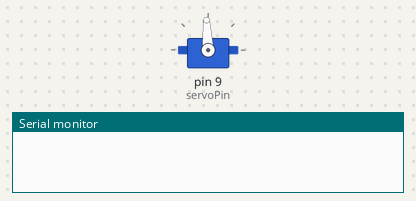
Bench run of a sketch on a simulated Arduino Uno, built with avr-gcc and run on an emulated ATmega328P. On the bench: servo, the last lines printed to the serial monitor.

Above: at 0.1 s.
At 1.1 s:
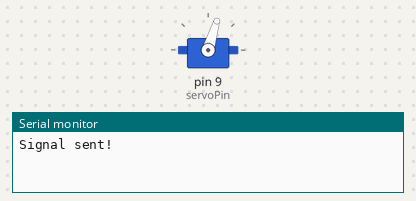
Timing chart, 0 to 2.6 s (numbered marks = the images above):
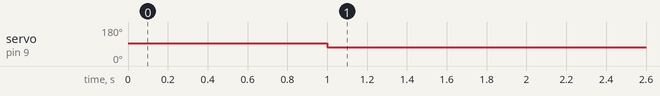

Measured:
- by itself, servo on pin 9 (servoPin): 93° → 73° at 1.0 s

The sketch:

motor_simple.ino
```cpp
#include <Servo.h>

byte servoPin = 9;
Servo servo;

void setup() {
	servo.attach(servoPin);

	servo.writeMicroseconds(1500); // send "stop" signal to ESC.
	delay(1000); // delay to allow the ESC to recognize the stopped signal
        Serial.begin(9600);
}

void loop() {
	int signal = 1300; // Set signal value, which should be between 1100 and 1900

	servo.writeMicroseconds(signal); // Send signal to ESC.
        Serial.write("Signal sent!");
        delay(1000);
}
```
